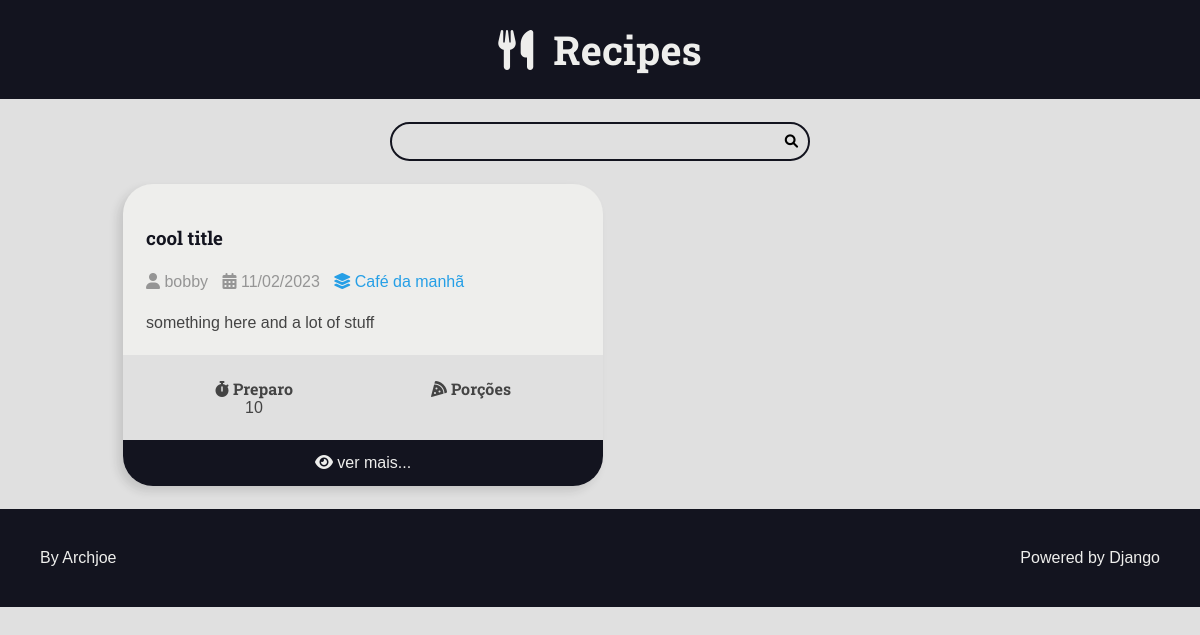
/recipes/category/1, run on an earlier commit of the app's database.
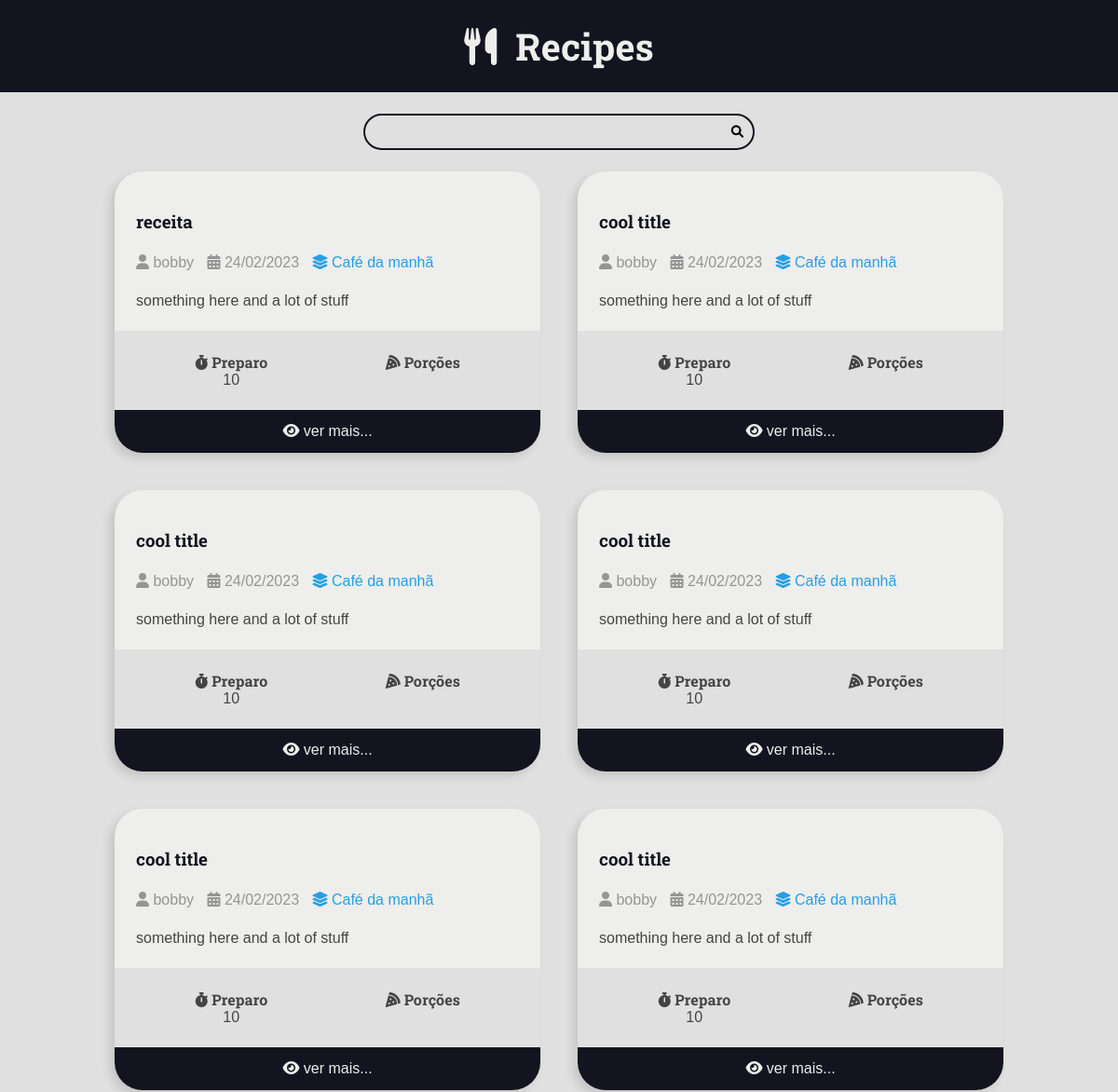
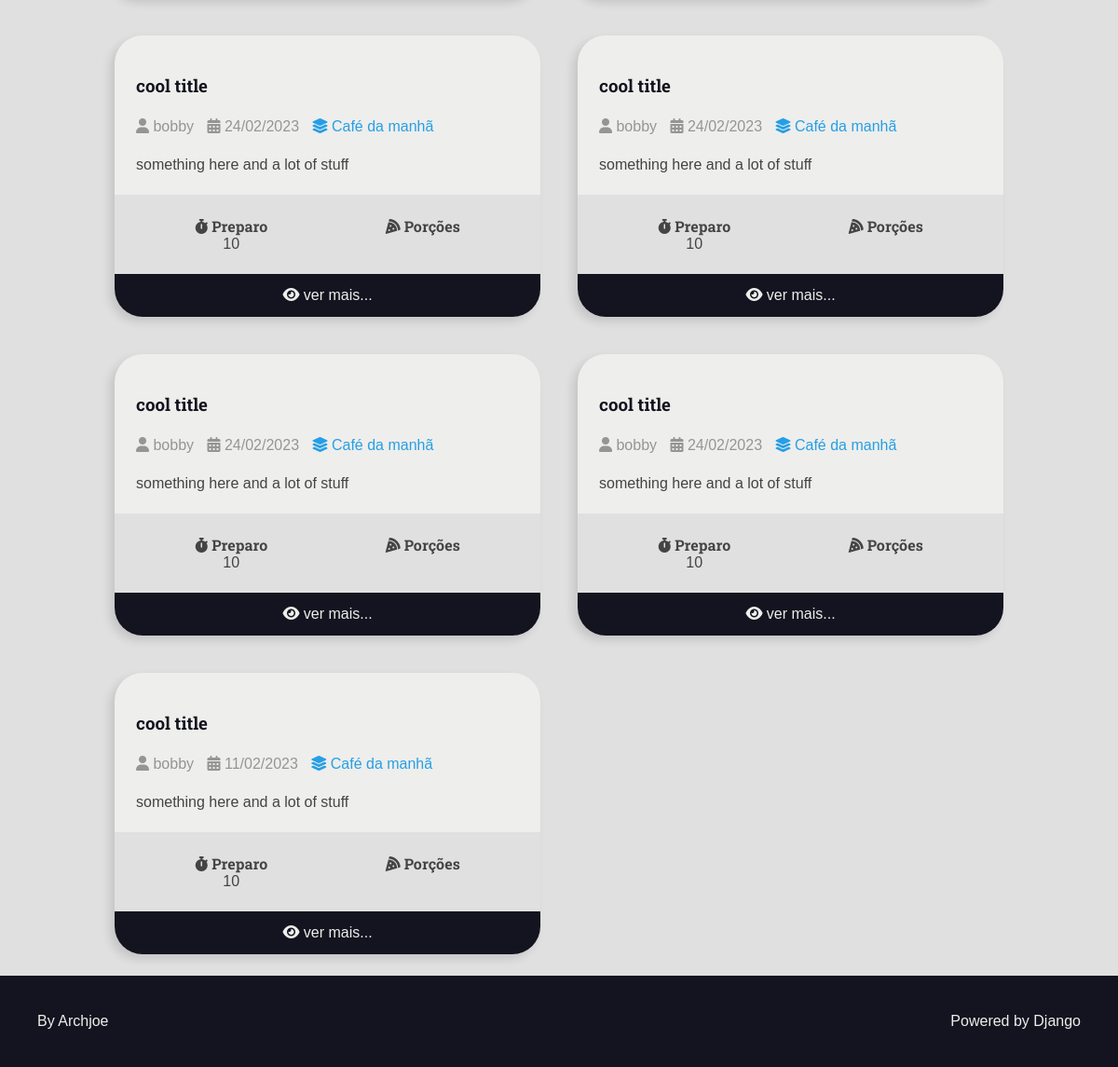
And on a later commit of the database (2 pictures, top to bottom).
### recipes/models.py (models this page shows, shortened)
class Recipe(models.Model):
    title = models.CharField(max_length=65)
    description = models.CharField(max_length=165)
    slug = models.SlugField(unique=True)
    preparation_time = models.IntegerField()
    preparation_unit = models.CharField(max_length=65)
    servigs = models.IntegerField()
    servigs_unit = models.CharField(max_length=65)
    preparation_steps = models.TextField()
    preparation_step_is_html = models.BooleanField(default=False)
    created_at = models.DateTimeField(auto_now_add=True)
    update_at = models.DateTimeField(auto_now=True)
    is_published = models.BooleanField(default=False)
    cover = models.ImageField(
        upload_to='recipes/covers/%Y/%m/%d/', default=' ', blank=True)
    category = models.ForeignKey(
        Category, on_delete=models.SET_NULL, null=True, blank=True,
        default=None,
    )
    author = models.ForeignKey(
        User, on_delete=models.SET_NULL, null=True
    )

class Category(models.Model):
    name = models.CharField(max_length=65)

### recipes/views.py (the view)
# urls.py: path('recipes/category/<int:category_id>',
def category(request, category_id):
    recipes = get_list_or_404(
        Recipe.objects.filter(
            category__id=category_id,
            is_published=True
        ).order_by('-id')
    )
    context = {'recipes': recipes,
               'title': f'{recipes[0].category.name}'
               }
    return render(request, 'recipes/pages/category.html', context)

### recipes/templates/recipes/pages/category.html (shortened to what this page needs)
{% extends 'global/base.html' %}
{% block content %}
    <div class="main-content main-content-list container">
        {% for recipe in recipes %}
            {% include 'recipes/partials/_recipe.html' %}
        {% endfor %}
    </div>
{% endblock content %}

### recipes/templates/recipes/partials/_recipe.html (shortened to what this page needs)
<div class="recipe recipe-list-item">
    <div class="recipe-cover">
    </div>
    <div class="recipe-title-container">
        <a href="{% url 'recipes:recipe' recipe.id %}">
            <h3 class="recipe-title">{{ recipe.title }}</h3>
        </a>
    </div>
    <div class="recipe-author">
        {% if recipe.author is not None %}
        <span class="recipe-author-item">
            <i class="fas fa-user"></i>
                {% if recipe.author.first_name %}
                    {{ recipe.author.first_name }}
                {% else %}
                    {{ recipe.author.username }}
                {% endif %}
        </span>
    {% endif %}
        <span class="recipe-author-item">
            <i class="fas fa-calendar-alt"></i>
            {{ recipe.created_at|date:"d/m/Y" }}
        </span>
        {% if recipe.category is not None %}
            <span class="recipe-author-item">
                <a href="{% url 'recipes:category' recipe.category.id %}">
                    <i class="fas fa-layer-group"></i>
                    <span>{{ recipe.category.name  }}</span>
                </a>
            </span>
        {% endif %}
    </div>
    <div class="recipe-content">
        <p>{{ recipe.description }}</p>
    </div>
    <div class="recipe-meta-container">
        <div class="recipe-meta recipe-preparation">
            <h3 class="recipe-meta-title"><i class="fas fa-stopwatch"></i> Preparo</h3>
            <div class="recipe-meta-text">
                {{ recipe.preparation_time }}  {{ recipe.preparation_time_unit }}
            </div>
        </div>
        <div class="recipe-meta recipe-servings">
            <h3 class="recipe-meta-title"><i class="fas fa-pizza-slice"></i> Porções</h3>
        </div>
    </div>
    {% if not is_datail_page %}
        <footer class="recipe-footer">
            <a class="recipe-read-more button button-dark button-full-width" href="{% url 'recipes:recipe' recipe.id %}">
                <i class="fas fa-eye"></i>
                <span>ver mais...</span>
            </a>
        </footer>
    {% endif %}
</div>

What changed in the data, as far as the page shows it:
added Recipe: title "receita", author.username "bobby", created_at "24/02/2023", category.name "Café da manhã", description "something here and a lot of stuff", preparation_time "10"
added Recipe: title "cool title", author.username "bobby", created_at "24/02/2023", category.name "Café da manhã", description "something here and a lot of stuff", preparation_time "10"
added Recipe: title "cool title", author.username "bobby", created_at "24/02/2023", category.name "Café da manhã", description "something here and a lot of stuff", preparation_time "10"
added Recipe: title "cool title", author.username "bobby", created_at "24/02/2023", category.name "Café da manhã", description "something here and a lot of stuff", preparation_time "10"
added Recipe: title "cool title", author.username "bobby", created_at "24/02/2023", category.name "Café da manhã", description "something here and a lot of stuff", preparation_time "10"
added Recipe: title "cool title", author.username "bobby", created_at "24/02/2023", category.name "Café da manhã", description "something here and a lot of stuff", preparation_time "10"
added Recipe: title "cool title", author.username "bobby", created_at "24/02/2023", category.name "Café da manhã", description "something here and a lot of stuff", preparation_time "10"
added Recipe: title "cool title", author.username "bobby", created_at "24/02/2023", category.name "Café da manhã", description "something here and a lot of stuff", preparation_time "10"
added Recipe: title "cool title", author.username "bobby", created_at "24/02/2023", category.name "Café da manhã", description "something here and a lot of stuff", preparation_time "10"
added Recipe: title "cool title", author.username "bobby", created_at "24/02/2023", category.name "Café da manhã", description "something here and a lot of stuff", preparation_time "10"
